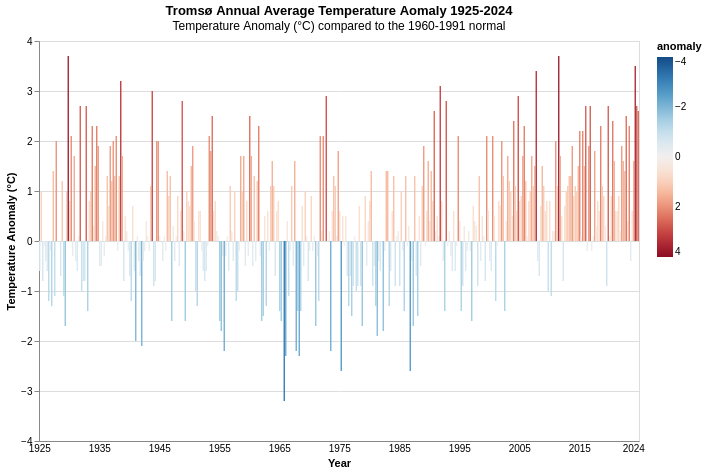

Source (notebook cell):
### Code cell
#Plotting the normal, with stronger colours used for higher anomalies in either direction
color_change = alt.datum.anomaly > 0

alt.Chart(amomaly_temperature,
title=alt.Title("Tromsø Annual Average Temperature Aomaly 1925-2024",
subtitle='Temperature Anomaly (°C) compared to the 1960-1991 normal')
).mark_bar(
    bandSize=40,
).encode(
    x = alt.X("year_month:O", axis=alt.Axis(labelAngle=0,
                                            labelExpr='substring(datum.value, 0, 4)',
                                            values=['1925-03', '1935-03', '1945-03', '1955-03', '1965-03', '1975-03', '1985-03', '1995-03', '2005-03', '2015-03', '2024-03'],
                                            labelOverlap=True, ticks=False), title="Year"),
    y =alt.Y('anomaly:Q', title="Temperature Anomaly (°C)"),
    color=alt.Color('anomaly:Q',  # Use 'value' for coloring
                    scale=alt.Scale(scheme='redblue', domain=[4, -4])), 
).properties(
    width=600,
    height=400,
)

### Figure 1 — Vega-Lite specification as saved in the notebook (floating-point values rounded to 4 significant figures; data arrays with more than 128 entries replaced by an {"elided": "..."} marker saying what was removed)
{"config": {"view": {"continuousWidth": 300, "continuousHeight": 300}}, "data": {"name": "data-7a327902cf5a19ec2f0f6ae33dfd629d"}, "mark": {"type": "bar", "bandSize": 40}, "encoding": {"color": {"field": "anomaly", "scale": {"domain": [4, -4], "scheme": "redblue"}, "type": "quantitative"}, "x": {"axis": {"labelAngle": 0, "labelExpr": "substring(datum.value, 0, 4)", "labelOverlap": true, "ticks": false, "values": ["1925-03", "1935-03", "1945-03", "1955-03", "1965-03", "1975-03", "1985-03", "1995-03", "2005-03", "2015-03", "2024-03"]}, "field": "year_month", "title": "Year", "type": "ordinal"}, "y": {"field": "anomaly", "title": "Temperature Anomaly (°C)", "type": "quantitative"}}, "height": 400, "title": {"text": "Tromsø Annual Average Temperature Aomaly 1925-2024", "subtitle": "Temperature Anomaly (°C) compared to the 1960-1991 normal"}, "width": 600, "$schema": "https://vega.github.io/schema/vega-lite/v5.20.1.json", "datasets": {"data-7a327902cf5a19ec2f0f6ae33dfd629d": {"elided": "400 records"}}}
